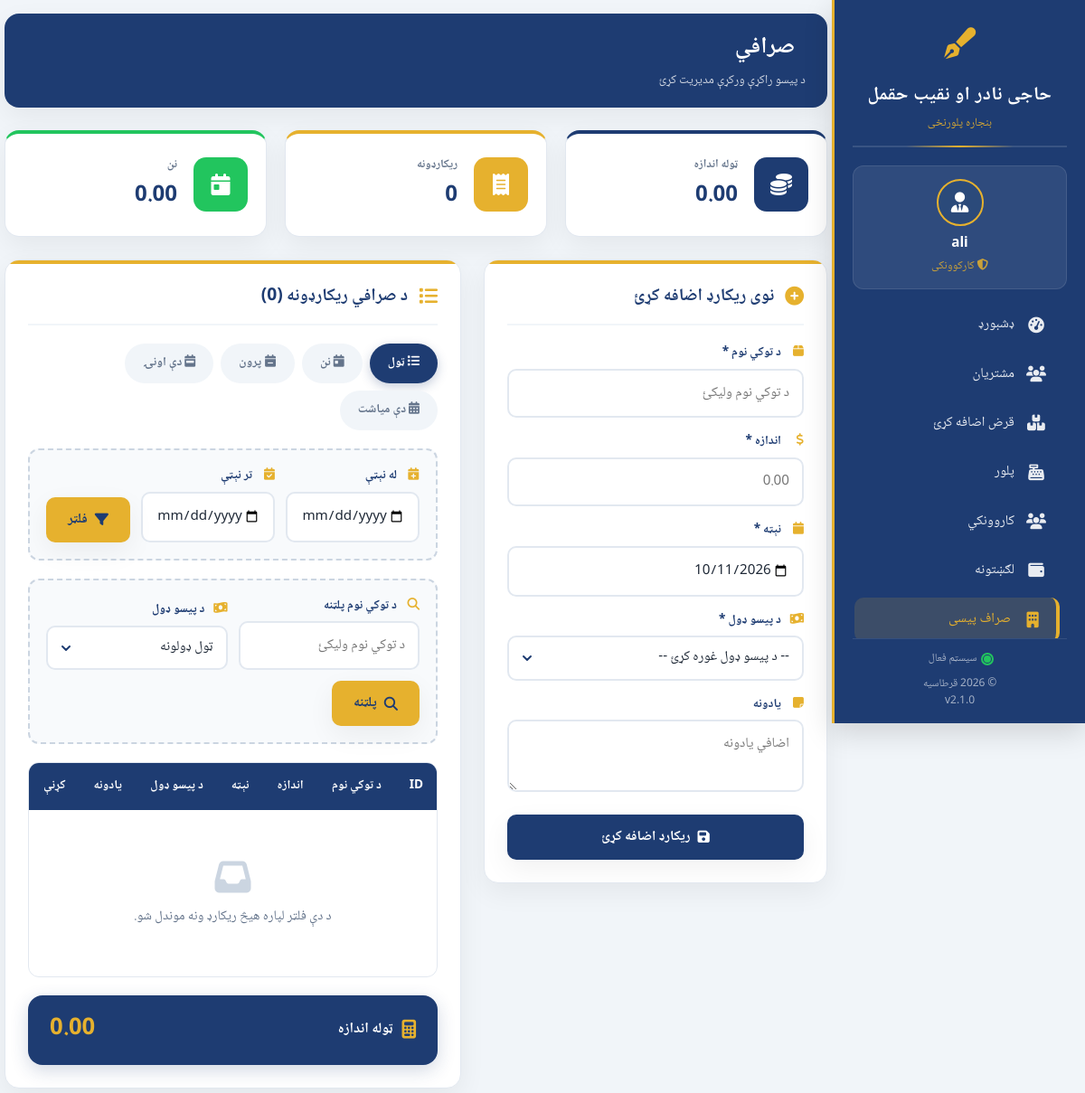
Before: /sarafe.php (signed in) with the older database file.
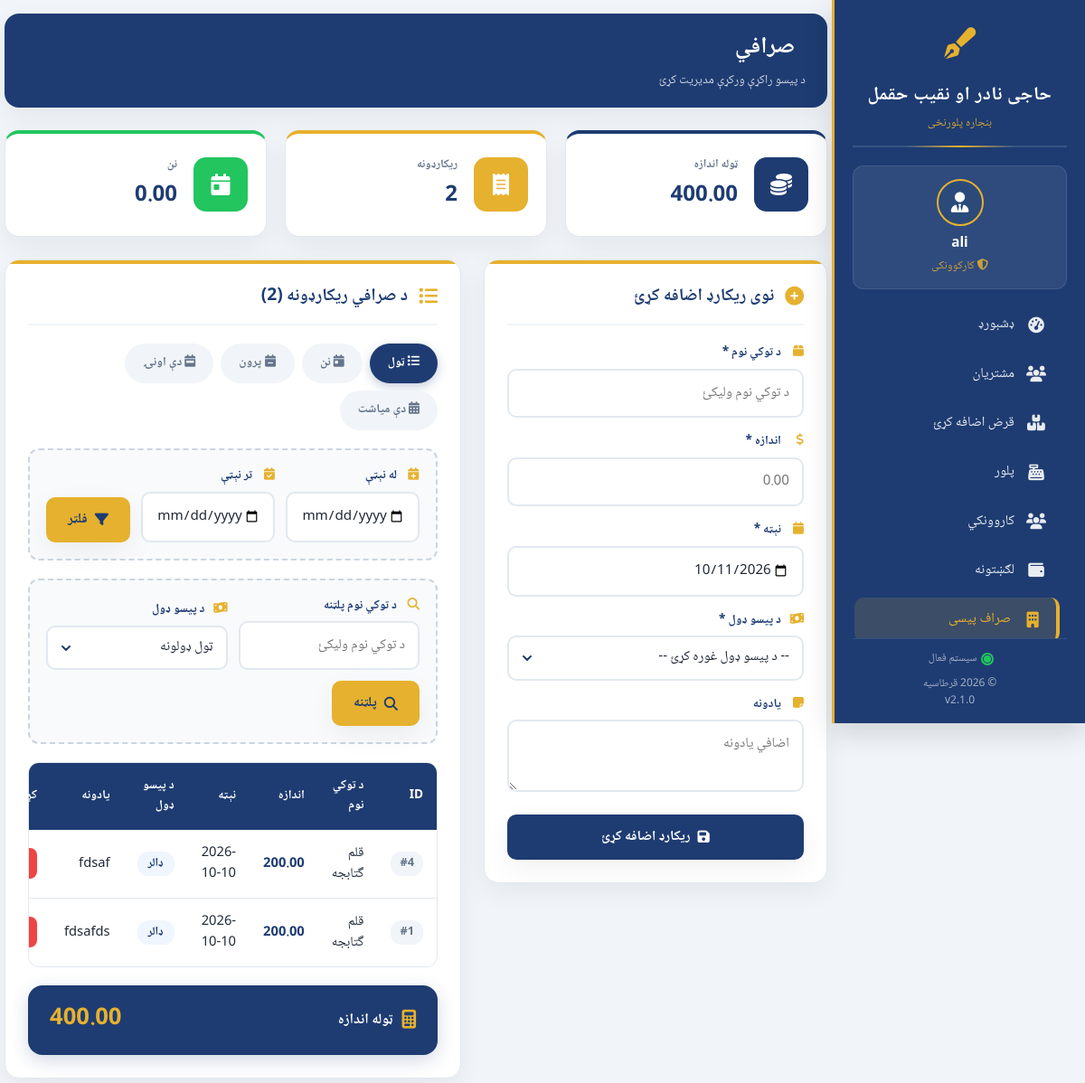
After: the same page with the newer database file.
### tables this page shows
CREATE TABLE `sarafe` (
  `id` int(11) NOT NULL AUTO_INCREMENT,
  `name` varchar(150) NOT NULL,
  `amount` decimal(15,2) NOT NULL DEFAULT 0.00,
  `date` date NOT NULL DEFAULT curdate(),
  `money_type` varchar(50) NOT NULL,
  `note` text DEFAULT NULL,
  `created_at` timestamp NOT NULL DEFAULT current_timestamp(),
  PRIMARY KEY (`id`)
);

### sarafe.php (the view, shortened to what the changed rows need)
<?php
require_once 'db.php';
$where = "";
$sql = "SELECT * FROM sarafe $where ORDER BY id DESC";
$result = mysqli_query($conn, $sql);
$record_count = mysqli_num_rows($result);
$total_sql = "SELECT SUM(amount) AS total FROM sarafe $where";
$total_result = mysqli_query($conn, $total_sql);
$total_data = mysqli_fetch_assoc($total_result);
$total = $total_data['total'] ?? 0;
$count_sql = "SELECT COUNT(*) AS cnt FROM sarafe $where";
$count_result = mysqli_query($conn, $count_sql);
$count_data = mysqli_fetch_assoc($count_result);
$stats_count = $count_data['cnt'] ?? 0;
?>
<!DOCTYPE html>
<html lang="ps" dir="rtl">
<head>
    <link rel="stylesheet" href="https://cdnjs.cloudflare.com/ajax/libs/font-awesome/6.4.0/css/all.min.css">
</head>
<body>
<?php include 'sidebar.php'; ?>
<div class="main-content">
    <div class="page-header">
        <div>
            <h1><i class="fas fa-money-bill-exchange"></i> صرافي</h1>
        </div>
    </div>
    <div class="stats-grid">
        <div class="stat-card">
            <div class="stat-info">
                <h3>ټوله اندازه</h3>
                <p><?php echo number_format($total, 2); ?></p>
            </div>
        </div>
        <div class="stat-card">
            <div class="stat-info">
                <h3>ریکارډونه</h3>
                <p><?php echo $stats_count; ?></p>
            </div>
        </div>
    </div>
    <div class="content-grid">
        <div class="card">
            <div class="card-header">
                <h2>نوی ریکارډ اضافه کړئ</h2>
            </div>
        </div>
        <div class="card">
            <div class="card-header">
                <i class="fas fa-list"></i>
                <h2>د صرافي ریکارډونه (<?php echo $record_count; ?>)</h2>
            </div>
            <div class="table-wrapper">
                <table>
                    <thead>
                        <tr>
                            <th>ID</th>
                            <th>د توکي نوم</th>
                            <th>اندازه</th>
                            <th>نېټه</th>
                            <th>د پیسو ډول</th>
                            <th>یادونه</th>
                            <th>کړنې</th>
                        </tr>
                    </thead>
                    <tbody>
                        <?php if (mysqli_num_rows($result) > 0): ?>
                            <?php while ($row = mysqli_fetch_assoc($result)): ?>
                                <tr>
                                    <td><span class="id-badge">#<?php echo $row['id']; ?></span></td>
                                    <td><?php echo htmlspecialchars($row['name']); ?></td>
                                    <td class="amount-cell"><?php echo number_format($row['amount'], 2); ?></td>
                                    <td><?php echo htmlspecialchars($row['date']); ?></td>
                                    <td><span class="type-badge"><?php echo htmlspecialchars($row['money_type']); ?></span></td>
                                    <td><?php echo htmlspecialchars($row['note']); ?></td>
                                    <td>
                                        <a href="?delete_id=<?php echo $row['id']; ?>"
                                           class="btn-delete"
                                           title="ړنګول"
                                           onclick="return confirm('ایا تاسو ډاډه یاست چې دا ریکارډ ړنګ کړئ؟');">
                                        </a>
                                    </td>
                                </tr>
                            <?php endwhile; ?>
                        <?php else: ?>
                            <tr>
                                <td colspan="7">
                                    <div class="empty-state">
                                        <i class="fas fa-inbox"></i>
                                        د دې فلټر لپاره هیڅ ریکارډ ونه موندل شو.
                                    </div>
                                </td>
                            </tr>
                        <?php endif; ?>
                    </tbody>
                </table>
            </div>
            <div class="total-footer">
                <div class="total-label">
                    <i class="fas fa-calculator"></i>
                    ټوله اندازه
                </div>
                <div class="total-value">
                    <?php echo number_format($total, 2); ?>
                </div>
            </div>
        </div>
    </div>
</div>
</body>
</html>

Changed rows visible on the page:
added sarafe: id "4", name "قلم گتابجه", amount "200.00", date "2026-10-10", money_type "ډالر", note "fdsaf"
added sarafe: id "1", name "قلم گتابجه", amount "200.00", date "2026-10-10", money_type "ډالر", note "fdsafds"
Other visible differences:
$total: "0.00" → "400.00"
$stats_count: "0" → "2"
$record_count: "0" → "2"
text no longer shown: "د دې فلټر لپاره هیڅ ریکارډ ونه موندل شو."
